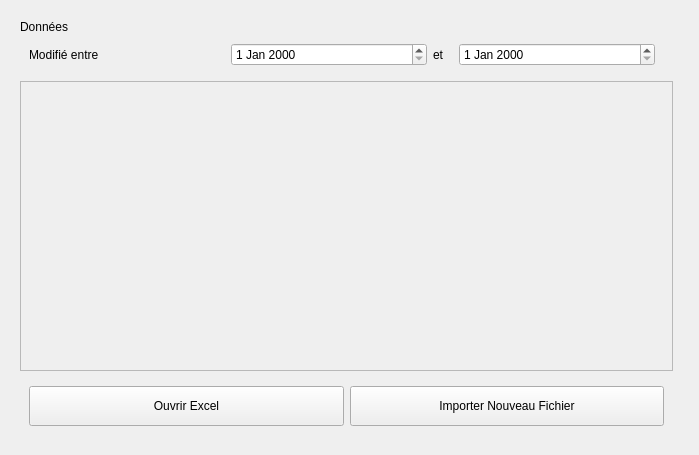
<?xml version="1.0" encoding="UTF-8"?>
<ui version="4.0">
 <class>DataWindow</class>
 <widget class="QWidget" name="DataWindow">
  <property name="geometry">
   <rect>
    <x>0</x>
    <y>0</y>
    <width>699</width>
    <height>455</height>
   </rect>
  </property>
  <property name="windowTitle">
   <string>Form</string>
  </property>
  <layout class="QHBoxLayout" name="horizontalLayout_3">
   <item>
    <widget class="QWidget" name="widget" native="true">
     <layout class="QVBoxLayout" name="verticalLayout_2">
      <item>
       <widget class="QWidget" name="Filters" native="true">
        <layout class="QVBoxLayout" name="verticalLayout">
         <property name="spacing">
          <number>0</number>
         </property>
         <property name="leftMargin">
          <number>0</number>
         </property>
         <property name="topMargin">
          <number>0</number>
         </property>
         <property name="bottomMargin">
          <number>0</number>
         </property>
         <item>
          <widget class="QLabel" name="window_title_reprint">
           <property name="styleSheet">
            <string notr="true">font: 22pt &quot;Segoe UI&quot;;</string>
           </property>
           <property name="text">
            <string>Données</string>
           </property>
          </widget>
         </item>
         <item>
          <widget class="QWidget" name="widget_3" native="true"/>
         </item>
         <item>
          <widget class="QWidget" name="widget_2" native="true">
           <layout class="QHBoxLayout" name="horizontalLayout_2">
            <item>
             <widget class="QLabel" name="label">
              <property name="minimumSize">
               <size>
                <width>85</width>
                <height>0</height>
               </size>
              </property>
              <property name="sizeIncrement">
               <size>
                <width>100</width>
                <height>0</height>
               </size>
              </property>
              <property name="text">
               <string>Modifié entre</string>
              </property>
             </widget>
            </item>
            <item>
             <widget class="QDateEdit" name="dateEdit_start"/>
            </item>
            <item>
             <widget class="QLabel" name="label_2">
              <property name="minimumSize">
               <size>
                <width>10</width>
                <height>0</height>
               </size>
              </property>
              <property name="maximumSize">
               <size>
                <width>20</width>
                <height>16777215</height>
               </size>
              </property>
              <property name="text">
               <string>et</string>
              </property>
             </widget>
            </item>
            <item>
             <widget class="QDateEdit" name="dateEdit_end"/>
            </item>
           </layout>
          </widget>
         </item>
        </layout>
       </widget>
      </item>
      <item>
       <widget class="QScrollArea" name="scrollArea">
        <property name="widgetResizable">
         <bool>true</bool>
        </property>
        <widget class="QWidget" name="scrollAreaWidgetContents">
         <property name="geometry">
          <rect>
           <x>0</x>
           <y>0</y>
           <width>645</width>
           <height>259</height>
          </rect>
         </property>
        </widget>
       </widget>
      </item>
      <item>
       <widget class="QWidget" name="actions" native="true">
        <layout class="QHBoxLayout" name="horizontalLayout">
         <item>
          <widget class="QPushButton" name="pushButton">
           <property name="minimumSize">
            <size>
             <width>0</width>
             <height>40</height>
            </size>
           </property>
           <property name="text">
            <string>Ouvrir Excel</string>
           </property>
          </widget>
         </item>
         <item>
          <widget class="QPushButton" name="pushButton_2">
           <property name="minimumSize">
            <size>
             <width>0</width>
             <height>40</height>
            </size>
           </property>
           <property name="text">
            <string>Importer Nouveau Fichier</string>
           </property>
          </widget>
         </item>
        </layout>
       </widget>
      </item>
     </layout>
    </widget>
   </item>
   <item>
    <widget class="QWidget" name="widget_4" native="true"/>
   </item>
  </layout>
 </widget>
 <resources/>
 <connections/>
</ui>
